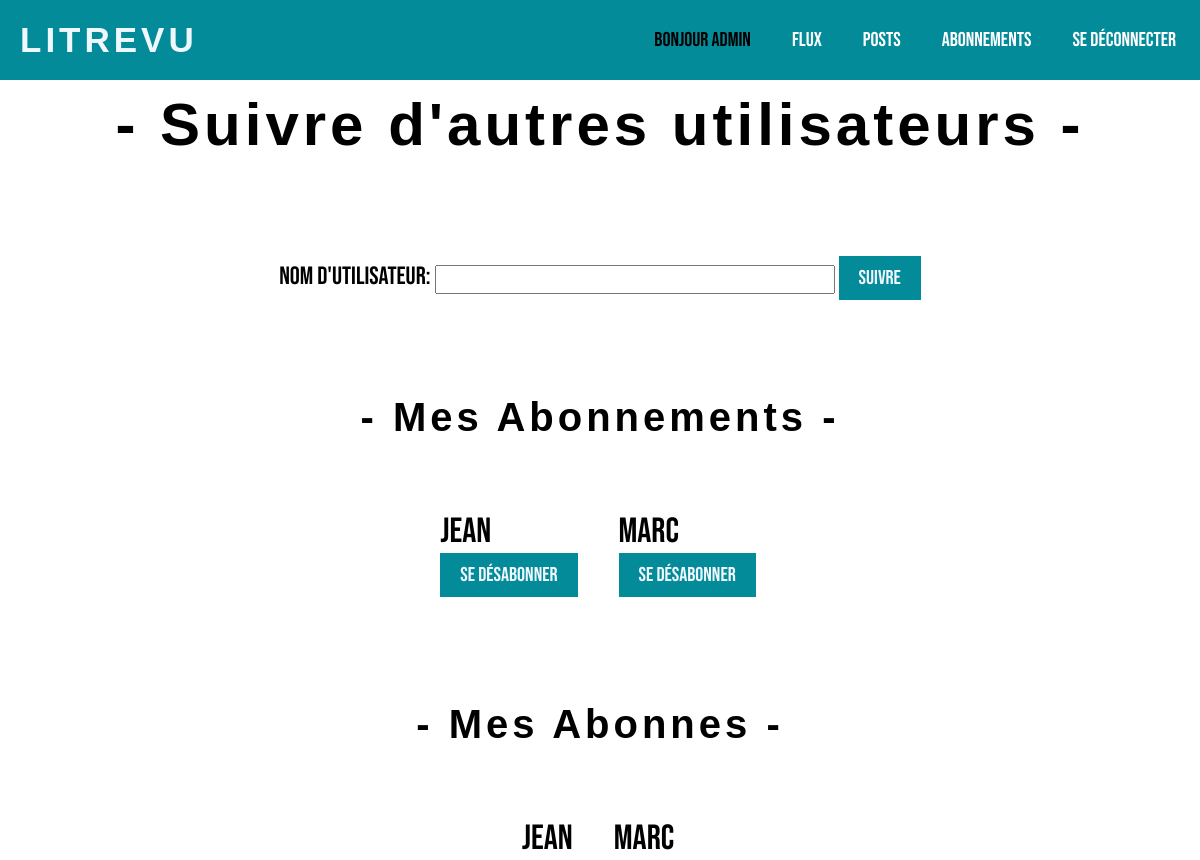
The page /follow/ (signed in) on the database its author committed.
### authentication/models.py (models this page shows)
class User(AbstractBaseUser, PermissionsMixin):
    username = models.fields.CharField(max_length=100, unique=True)
    last_login = models.DateTimeField(blank=True, null=True, verbose_name='last login')
    is_staff = models.BooleanField(default=False)
    is_superuser = models.BooleanField(default=False)
    follows = models.ManyToManyField(
        'self',
        symmetrical=False,
        verbose_name='suit',
        related_name='followers',
    )
    objects = UserManager()
    USERNAME_FIELD = "username"

### authentication/views.py (the view, shortened to what this page needs)
# urls.py: path('follow/', authentication_views.follow_view, name='follow'),
@login_required
def follow_view(request):
    user = request.user
    following = user.follows.all()
    followers = user.followers.all()
    form = FollowForm(request.POST or None)
    message = ''
    context = {
        'followers' :followers,
        'following': following,
        'form': form,
        'message': message,
    }
    return render(request, 'authentication/follow.html', context)

### authentication/forms.py
class FollowForm(forms.Form):
    username = forms.CharField(max_length=150)

### authentication/templates/authentication/follow.html (shortened to what this page needs)
{% extends 'base_user.html' %}
{% block content %}
    {% load static %}
    <link rel="stylesheet" type="text/css" href="{% static 'authentication/follow.css' %}">
        <h2>- Suivre d'autres utilisateurs -</h2>
        <form method="post">
            <label for="username">Nom d'utilisateur:</label>
            <input type="text" id="username" name="username">
            <button type="submit" name="follow">Suivre</button>
        </form>
        <h3>- Mes Abonnements -</h3>
        <ul>
            {% for user in following %}
                <li class="username">{{ user.username }}
                    <form method="post">
                        <button type="submit">Se Désabonner</button>
                    </form>
                </li>
            {% endfor %}
        </ul>
        <h3>- Mes Abonnes -</h3>
        <ul>
            {% for user in followers %}
                <li class="followers">{{ user.username }}</li>
            {% endfor %}
        </ul>
{% endblock %}

### templates/litrevu/base_user.html
{% load static %}
<link rel="stylesheet" type="text/css" href="{% static 'litrevu/base_user.css' %}">
<!DOCTYPE html>
<html>
    <head><title>Litrevu</title><head>
    <body>
        <div class="menu">
            <a href="{% url 'flux' %}" class="title">
                <h1>LITREVU</h1>
            </a>
            {% block navigation %}
                 <ul id="top">
                    <li><a class="bonjour">Bonjour {{ request.user }}</a></li>
                    <li><a class="link" href="{% url 'flux' %}">Flux</a></li>
                    <li><a class="link" href="{% url 'my_flux' %}">Posts</a></li>
                    <li><a class="link" href="{% url 'follow' %}">Abonnements</a></li>
                    {% if user.is_authenticated %}
                        <li><a class="link" href="{% url 'logout' %}">Se déconnecter</a></li>
                    {% endif %}
                 </ul>
             {% endblock %}
        </div>
        {% block content %}{% endblock content %}
    </body>
</html>

### static/litrevu/base_user.css (style rules this page uses)
.menu { font-family: "BebasNeue-Regular", sans-serif; display: flex; justify-content: space-between; align-items: center; background-color: #048b9a; height: 80px; width: 100%; position: fixed; top: 0; left: 0; z-index: 1000; padding: 0 20px; }
h1 { font-family: "Granesta", sans-serif; letter-spacing: 4px; margin: 0; font-size: 35px; text-decoration: none; }
.title { text-decoration: none; color: aliceblue; }
ul { list-style-type: none; display: flex; flex-direction: row; gap: 31px; margin: 0; font-size: 20px; padding-right: 34px; }
li { margin-right: 10px; text-decoration: none; }
a.link { color: white; text-decoration: none; }
.bonjour { pointer-events: none; cursor: default; color: inherit; text-decoration: none; }

### authentication/static/authentication/follow.css (style rules this page uses)
body { display: flex; flex-direction: column; justify-content: center; align-items: center; height: 100vh; font-family: "BebasNeue-Regular", sans-serif; margin-top: 50px; font-size: 25px; gap: 30px; }
h2 { font-family: "Granesta", sans-serif; font-size: 60px; letter-spacing: 4px; }
h3 { font-family: "Granesta", sans-serif; font-size: 40px; letter-spacing: 4px; }
button { background-color: #048b9a; color: aliceblue; border: none; padding: 10px 20px; font-family: "BebasNeue-Regular", sans-serif; font-size: 20px; cursor: pointer; transition: background-color 0.3s ease; }
input[type="text" i] { writing-mode: horizontal-tb !important; height: 29px; width: 400px; margin-bottom: -167px; }
li.username { font-size: 35px; color: black; }
ul { color: black; }
.followers { color: black; font-size: 35px; }

### rows shown on the page
User: user "admin"
User: username "jean"
User: username "marc"
